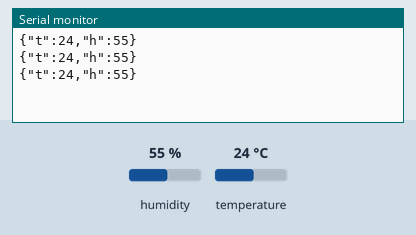
The sketch below on a simulated Arduino Uno, built with avr-gcc and run on an emulated ATmega328P. Shown: the last lines printed to the serial monitor. Inputs (shaded band) come from the test bench; at power-on: humidity 55 %, temperature 24 °C.

Above: at 2.8 s.
2.9 s: humidity set to 22 %
At 5.5 s:
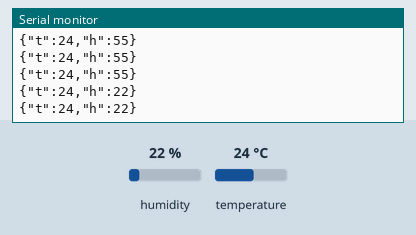
5.6 s: temperature set to 12 °C
At 7.4 s:
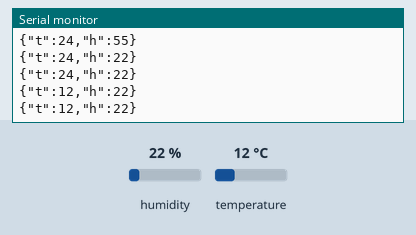
8.3 s: humidity set to 40 %
At 9.9 s:
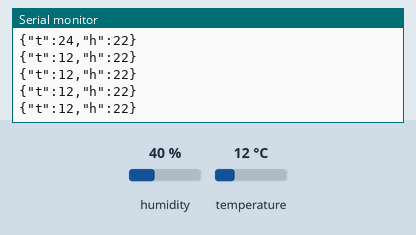
Timing chart, 0 to 11.4 s (numbered marks = the images above; inputs shaded):
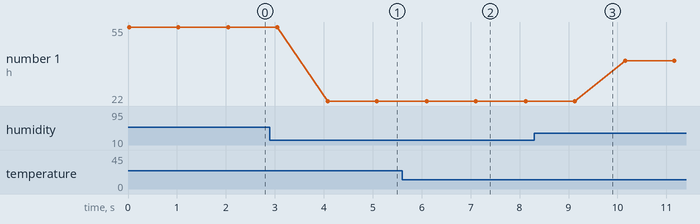

Measured:
- after the input at 2.9 s, the serial monitor: prints a new line after 1.2 s (image 1)
- after the input at 5.6 s, the serial monitor: prints a new line after 0.50 s (image 2)
- plotted number 1: 55 → 22 after the input at 2.9 s, 22 → 40 after the input at 8.3 s

The sketch:

MEGA_DHT11.ino
```cpp
#include <DHT.h>
#include <ArduinoJson.h>
#define DHTPIN 8
#define DHTTYPE DHT11 //Khai báo loại cảm biến, có 2 loại là DHT11 và DHT22

DHT dht(DHTPIN, DHTTYPE);

void setup() {
  Serial.begin(9600);
  dht.begin();         // Khởi động cảm biến
}

void loop() {
sendDHT11info();
  delay(1000);
}

void sendDHT11info() {
  float h = dht.readHumidity();    //Đọc độ ẩm
  float t = dht.readTemperature(); //Đọc nhiệt độ
  if (isnan(h) || isnan(t)) {
     //Serial.println("Failed to read from DHT sensor!");
     return;
  }
  // Tạo chuỗi Json để gửi lên Server
  StaticJsonBuffer<200> jsonBuffer2;
  JsonObject& root2 = jsonBuffer2.createObject();
  root2["t"] = t;
  root2["h"] = h;
  root2.printTo(Serial);
  Serial.println();
}
```
